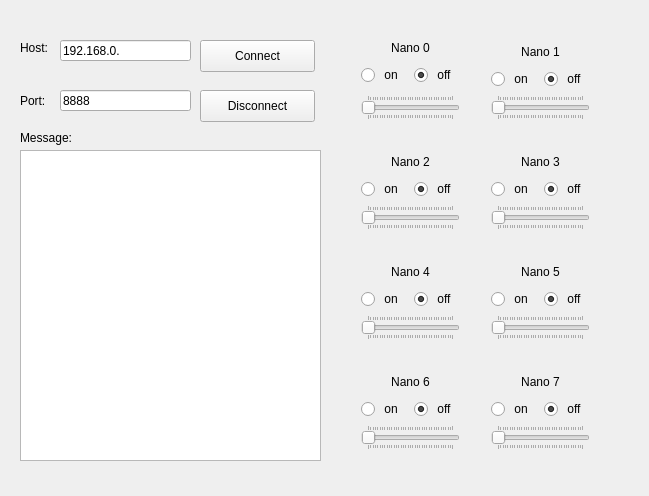
<?xml version="1.0" encoding="UTF-8"?>
<ui version="4.0">
 <class>Widget</class>
 <widget class="QWidget" name="Widget">
  <property name="geometry">
   <rect>
    <x>0</x>
    <y>0</y>
    <width>649</width>
    <height>496</height>
   </rect>
  </property>
  <property name="windowTitle">
   <string>Widget</string>
  </property>
  <property name="layoutDirection">
   <enum>Qt::LeftToRight</enum>
  </property>
  <widget class="QLabel" name="hostLabel">
   <property name="geometry">
    <rect>
     <x>20</x>
     <y>40</y>
     <width>59</width>
     <height>16</height>
    </rect>
   </property>
   <property name="text">
    <string>Host:</string>
   </property>
  </widget>
  <widget class="QPushButton" name="ConnectButton">
   <property name="geometry">
    <rect>
     <x>200</x>
     <y>40</y>
     <width>115</width>
     <height>32</height>
    </rect>
   </property>
   <property name="text">
    <string>Connect</string>
   </property>
  </widget>
  <widget class="QLineEdit" name="hostLineEdit">
   <property name="geometry">
    <rect>
     <x>60</x>
     <y>40</y>
     <width>131</width>
     <height>21</height>
    </rect>
   </property>
   <property name="text">
    <string>192.168.0.</string>
   </property>
  </widget>
  <widget class="QLineEdit" name="portLineEdit">
   <property name="geometry">
    <rect>
     <x>60</x>
     <y>90</y>
     <width>131</width>
     <height>21</height>
    </rect>
   </property>
   <property name="text">
    <string>8888</string>
   </property>
  </widget>
  <widget class="QLabel" name="portlabel">
   <property name="geometry">
    <rect>
     <x>20</x>
     <y>90</y>
     <width>59</width>
     <height>21</height>
    </rect>
   </property>
   <property name="text">
    <string>Port:</string>
   </property>
  </widget>
  <widget class="QLabel" name="messageLabel">
   <property name="geometry">
    <rect>
     <x>20</x>
     <y>130</y>
     <width>141</width>
     <height>16</height>
    </rect>
   </property>
   <property name="text">
    <string>Message:</string>
   </property>
  </widget>
  <widget class="QPushButton" name="DisconnectButton">
   <property name="geometry">
    <rect>
     <x>200</x>
     <y>90</y>
     <width>115</width>
     <height>32</height>
    </rect>
   </property>
   <property name="text">
    <string>Disconnect</string>
   </property>
  </widget>
  <widget class="QTextEdit" name="TextEdit">
   <property name="geometry">
    <rect>
     <x>20</x>
     <y>150</y>
     <width>301</width>
     <height>311</height>
    </rect>
   </property>
  </widget>
  <widget class="QWidget" name="gridWidget1" native="true">
   <property name="geometry">
    <rect>
     <x>480</x>
     <y>30</y>
     <width>121</width>
     <height>101</height>
    </rect>
   </property>
   <layout class="QGridLayout" name="gridLayout">
    <item row="2" column="0">
     <widget class="QSlider" name="horizontalSlider1">
      <property name="enabled">
       <bool>true</bool>
      </property>
      <property name="minimum">
       <number>0</number>
      </property>
      <property name="maximum">
       <number>359</number>
      </property>
      <property name="value">
       <number>0</number>
      </property>
      <property name="orientation">
       <enum>Qt::Horizontal</enum>
      </property>
      <property name="tickPosition">
       <enum>QSlider::TicksBothSides</enum>
      </property>
     </widget>
    </item>
    <item row="0" column="0">
     <widget class="QLabel" name="nano1label">
      <property name="text">
       <string>Nano 1</string>
      </property>
      <property name="alignment">
       <set>Qt::AlignCenter</set>
      </property>
     </widget>
    </item>
    <item row="1" column="0">
     <layout class="QHBoxLayout" name="horizontalLayout_9">
      <item>
       <widget class="QRadioButton" name="nano1ButtonOn">
        <property name="enabled">
         <bool>true</bool>
        </property>
        <property name="autoFillBackground">
         <bool>false</bool>
        </property>
        <property name="text">
         <string> on</string>
        </property>
        <attribute name="buttonGroup">
         <string notr="true">buttonGroup1</string>
        </attribute>
       </widget>
      </item>
      <item>
       <widget class="QRadioButton" name="nano1ButtonOff">
        <property name="enabled">
         <bool>true</bool>
        </property>
        <property name="autoFillBackground">
         <bool>false</bool>
        </property>
        <property name="text">
         <string> off</string>
        </property>
        <property name="checked">
         <bool>true</bool>
        </property>
        <attribute name="buttonGroup">
         <string notr="true">buttonGroup1</string>
        </attribute>
       </widget>
      </item>
     </layout>
    </item>
   </layout>
  </widget>
  <widget class="QWidget" name="gridWidget0" native="true">
   <property name="geometry">
    <rect>
     <x>350</x>
     <y>30</y>
     <width>121</width>
     <height>101</height>
    </rect>
   </property>
   <layout class="QGridLayout" name="gridLayout_2">
    <item row="3" column="0">
     <widget class="QSlider" name="horizontalSlider0">
      <property name="minimum">
       <number>0</number>
      </property>
      <property name="maximum">
       <number>359</number>
      </property>
      <property name="value">
       <number>0</number>
      </property>
      <property name="sliderPosition">
       <number>0</number>
      </property>
      <property name="orientation">
       <enum>Qt::Horizontal</enum>
      </property>
      <property name="tickPosition">
       <enum>QSlider::TicksBothSides</enum>
      </property>
     </widget>
    </item>
    <item row="0" column="0">
     <widget class="QLabel" name="nano0label">
      <property name="text">
       <string>Nano 0</string>
      </property>
      <property name="alignment">
       <set>Qt::AlignCenter</set>
      </property>
     </widget>
    </item>
    <item row="1" column="0" rowspan="2">
     <layout class="QHBoxLayout" name="horizontalLayout_3">
      <item>
       <widget class="QRadioButton" name="nano0ButtonOn">
        <property name="enabled">
         <bool>true</bool>
        </property>
        <property name="autoFillBackground">
         <bool>false</bool>
        </property>
        <property name="text">
         <string> on</string>
        </property>
        <property name="checked">
         <bool>false</bool>
        </property>
        <attribute name="buttonGroup">
         <string notr="true">buttonGroup0</string>
        </attribute>
       </widget>
      </item>
      <item>
       <widget class="QRadioButton" name="nano0ButtonOff">
        <property name="enabled">
         <bool>true</bool>
        </property>
        <property name="autoFillBackground">
         <bool>false</bool>
        </property>
        <property name="text">
         <string> off</string>
        </property>
        <property name="checked">
         <bool>true</bool>
        </property>
        <attribute name="buttonGroup">
         <string notr="true">buttonGroup0</string>
        </attribute>
       </widget>
      </item>
     </layout>
    </item>
   </layout>
  </widget>
  <widget class="QWidget" name="gridWidget2" native="true">
   <property name="geometry">
    <rect>
     <x>350</x>
     <y>140</y>
     <width>121</width>
     <height>101</height>
    </rect>
   </property>
   <layout class="QGridLayout" name="gridLayout_3">
    <item row="1" column="0">
     <widget class="QLabel" name="nano2label">
      <property name="text">
       <string>Nano 2</string>
      </property>
      <property name="alignment">
       <set>Qt::AlignCenter</set>
      </property>
     </widget>
    </item>
    <item row="3" column="0">
     <widget class="QSlider" name="horizontalSlider2">
      <property name="minimum">
       <number>0</number>
      </property>
      <property name="maximum">
       <number>359</number>
      </property>
      <property name="value">
       <number>0</number>
      </property>
      <property name="orientation">
       <enum>Qt::Horizontal</enum>
      </property>
      <property name="tickPosition">
       <enum>QSlider::TicksBothSides</enum>
      </property>
     </widget>
    </item>
    <item row="2" column="0">
     <layout class="QHBoxLayout" name="horizontalLayout_2">
      <item>
       <widget class="QRadioButton" name="nano2ButtonOn">
        <property name="enabled">
         <bool>true</bool>
        </property>
        <property name="autoFillBackground">
         <bool>false</bool>
        </property>
        <property name="text">
         <string> on</string>
        </property>
        <attribute name="buttonGroup">
         <string notr="true">buttonGroup2</string>
        </attribute>
       </widget>
      </item>
      <item>
       <widget class="QRadioButton" name="nano2ButtonOff">
        <property name="enabled">
         <bool>true</bool>
        </property>
        <property name="autoFillBackground">
         <bool>false</bool>
        </property>
        <property name="text">
         <string> off</string>
        </property>
        <property name="checked">
         <bool>true</bool>
        </property>
        <attribute name="buttonGroup">
         <string notr="true">buttonGroup2</string>
        </attribute>
       </widget>
      </item>
     </layout>
    </item>
   </layout>
  </widget>
  <widget class="QWidget" name="gridWidget3" native="true">
   <property name="geometry">
    <rect>
     <x>480</x>
     <y>140</y>
     <width>121</width>
     <height>101</height>
    </rect>
   </property>
   <layout class="QGridLayout" name="gridLayout_4">
    <item row="2" column="0">
     <widget class="QSlider" name="horizontalSlider3">
      <property name="minimum">
       <number>0</number>
      </property>
      <property name="maximum">
       <number>359</number>
      </property>
      <property name="value">
       <number>0</number>
      </property>
      <property name="orientation">
       <enum>Qt::Horizontal</enum>
      </property>
      <property name="tickPosition">
       <enum>QSlider::TicksBothSides</enum>
      </property>
     </widget>
    </item>
    <item row="0" column="0">
     <widget class="QLabel" name="nano3label">
      <property name="text">
       <string>Nano 3</string>
      </property>
      <property name="alignment">
       <set>Qt::AlignCenter</set>
      </property>
     </widget>
    </item>
    <item row="1" column="0">
     <layout class="QHBoxLayout" name="horizontalLayout">
      <item>
       <widget class="QRadioButton" name="nano3ButtonOn">
        <property name="enabled">
         <bool>true</bool>
        </property>
        <property name="autoFillBackground">
         <bool>false</bool>
        </property>
        <property name="text">
         <string> on</string>
        </property>
        <attribute name="buttonGroup">
         <string notr="true">buttonGroup3</string>
        </attribute>
       </widget>
      </item>
      <item>
       <widget class="QRadioButton" name="nano3ButtonOff">
        <property name="enabled">
         <bool>true</bool>
        </property>
        <property name="autoFillBackground">
         <bool>false</bool>
        </property>
        <property name="text">
         <string> off</string>
        </property>
        <property name="checked">
         <bool>true</bool>
        </property>
        <attribute name="buttonGroup">
         <string notr="true">buttonGroup3</string>
        </attribute>
       </widget>
      </item>
     </layout>
    </item>
   </layout>
  </widget>
  <widget class="QWidget" name="gridWidget4" native="true">
   <property name="geometry">
    <rect>
     <x>350</x>
     <y>250</y>
     <width>121</width>
     <height>101</height>
    </rect>
   </property>
   <layout class="QGridLayout" name="gridLayout_5">
    <item row="0" column="0">
     <widget class="QLabel" name="nano4label">
      <property name="text">
       <string>Nano 4</string>
      </property>
      <property name="alignment">
       <set>Qt::AlignCenter</set>
      </property>
     </widget>
    </item>
    <item row="2" column="0">
     <widget class="QSlider" name="horizontalSlider4">
      <property name="minimum">
       <number>0</number>
      </property>
      <property name="maximum">
       <number>359</number>
      </property>
      <property name="value">
       <number>0</number>
      </property>
      <property name="orientation">
       <enum>Qt::Horizontal</enum>
      </property>
      <property name="tickPosition">
       <enum>QSlider::TicksBothSides</enum>
      </property>
     </widget>
    </item>
    <item row="1" column="0">
     <layout class="QHBoxLayout" name="horizontalLayout_4">
      <item>
       <widget class="QRadioButton" name="nano4ButtonOn">
        <property name="enabled">
         <bool>true</bool>
        </property>
        <property name="autoFillBackground">
         <bool>false</bool>
        </property>
        <property name="text">
         <string> on</string>
        </property>
        <attribute name="buttonGroup">
         <string notr="true">buttonGroup4</string>
        </attribute>
       </widget>
      </item>
      <item>
       <widget class="QRadioButton" name="nano4ButtonOff">
        <property name="enabled">
         <bool>true</bool>
        </property>
        <property name="autoFillBackground">
         <bool>false</bool>
        </property>
        <property name="text">
         <string> off</string>
        </property>
        <property name="checked">
         <bool>true</bool>
        </property>
        <attribute name="buttonGroup">
         <string notr="true">buttonGroup4</string>
        </attribute>
       </widget>
      </item>
     </layout>
    </item>
   </layout>
  </widget>
  <widget class="QWidget" name="gridWidget5" native="true">
   <property name="geometry">
    <rect>
     <x>480</x>
     <y>250</y>
     <width>121</width>
     <height>101</height>
    </rect>
   </property>
   <layout class="QGridLayout" name="gridLayout_6">
    <item row="0" column="0">
     <widget class="QLabel" name="nano5label">
      <property name="text">
       <string>Nano 5</string>
      </property>
      <property name="alignment">
       <set>Qt::AlignCenter</set>
      </property>
     </widget>
    </item>
    <item row="2" column="0">
     <widget class="QSlider" name="horizontalSlider5">
      <property name="minimum">
       <number>0</number>
      </property>
      <property name="maximum">
       <number>359</number>
      </property>
      <property name="value">
       <number>0</number>
      </property>
      <property name="orientation">
       <enum>Qt::Horizontal</enum>
      </property>
      <property name="tickPosition">
       <enum>QSlider::TicksBothSides</enum>
      </property>
     </widget>
    </item>
    <item row="1" column="0">
     <layout class="QHBoxLayout" name="horizontalLayout_10">
      <item>
       <widget class="QRadioButton" name="nano5ButtonOn">
        <property name="enabled">
         <bool>true</bool>
        </property>
        <property name="autoFillBackground">
         <bool>false</bool>
        </property>
        <property name="text">
         <string> on</string>
        </property>
        <attribute name="buttonGroup">
         <string notr="true">buttonGroup5</string>
        </attribute>
       </widget>
      </item>
      <item>
       <widget class="QRadioButton" name="nano5ButtonOff">
        <property name="enabled">
         <bool>true</bool>
        </property>
        <property name="autoFillBackground">
         <bool>false</bool>
        </property>
        <property name="text">
         <string> off</string>
        </property>
        <property name="checked">
         <bool>true</bool>
        </property>
        <attribute name="buttonGroup">
         <string notr="true">buttonGroup5</string>
        </attribute>
       </widget>
      </item>
     </layout>
    </item>
   </layout>
  </widget>
  <widget class="QWidget" name="gridWidget6" native="true">
   <property name="geometry">
    <rect>
     <x>350</x>
     <y>360</y>
     <width>121</width>
     <height>101</height>
    </rect>
   </property>
   <layout class="QGridLayout" name="gridLayout_7">
    <item row="0" column="0">
     <widget class="QLabel" name="nano6label">
      <property name="text">
       <string>Nano 6</string>
      </property>
      <property name="alignment">
       <set>Qt::AlignCenter</set>
      </property>
     </widget>
    </item>
    <item row="2" column="0">
     <widget class="QSlider" name="horizontalSlider6">
      <property name="minimum">
       <number>0</number>
      </property>
      <property name="maximum">
       <number>359</number>
      </property>
      <property name="singleStep">
       <number>1</number>
      </property>
      <property name="value">
       <number>0</number>
      </property>
      <property name="orientation">
       <enum>Qt::Horizontal</enum>
      </property>
      <property name="tickPosition">
       <enum>QSlider::TicksBothSides</enum>
      </property>
     </widget>
    </item>
    <item row="1" column="0">
     <layout class="QHBoxLayout" name="horizontalLayout_5">
      <item>
       <widget class="QRadioButton" name="nano6ButtonOn">
        <property name="enabled">
         <bool>true</bool>
        </property>
        <property name="autoFillBackground">
         <bool>false</bool>
        </property>
        <property name="text">
         <string> on</string>
        </property>
        <attribute name="buttonGroup">
         <string notr="true">buttonGroup6</string>
        </attribute>
       </widget>
      </item>
      <item>
       <widget class="QRadioButton" name="nano6ButtonOff">
        <property name="enabled">
         <bool>true</bool>
        </property>
        <property name="autoFillBackground">
         <bool>false</bool>
        </property>
        <property name="text">
         <string> off</string>
        </property>
        <property name="checked">
         <bool>true</bool>
        </property>
        <attribute name="buttonGroup">
         <string notr="true">buttonGroup6</string>
        </attribute>
       </widget>
      </item>
     </layout>
    </item>
   </layout>
  </widget>
  <widget class="QWidget" name="gridWidget7" native="true">
   <property name="geometry">
    <rect>
     <x>480</x>
     <y>360</y>
     <width>121</width>
     <height>101</height>
    </rect>
   </property>
   <layout class="QGridLayout" name="gridLayout_8">
    <item row="0" column="0">
     <widget class="QLabel" name="nano7label">
      <property name="text">
       <string>Nano 7</string>
      </property>
      <property name="alignment">
       <set>Qt::AlignCenter</set>
      </property>
     </widget>
    </item>
    <item row="2" column="0">
     <widget class="QSlider" name="horizontalSlider7">
      <property name="minimum">
       <number>0</number>
      </property>
      <property name="maximum">
       <number>359</number>
      </property>
      <property name="value">
       <number>0</number>
      </property>
      <property name="orientation">
       <enum>Qt::Horizontal</enum>
      </property>
      <property name="tickPosition">
       <enum>QSlider::TicksBothSides</enum>
      </property>
     </widget>
    </item>
    <item row="1" column="0">
     <layout class="QHBoxLayout" name="horizontalLayout_6">
      <item>
       <widget class="QRadioButton" name="nano7ButtonOn">
        <property name="enabled">
         <bool>true</bool>
        </property>
        <property name="autoFillBackground">
         <bool>false</bool>
        </property>
        <property name="text">
         <string> on</string>
        </property>
        <attribute name="buttonGroup">
         <string notr="true">buttonGroup7</string>
        </attribute>
       </widget>
      </item>
      <item>
       <widget class="QRadioButton" name="nano7ButtonOff">
        <property name="enabled">
         <bool>true</bool>
        </property>
        <property name="autoFillBackground">
         <bool>false</bool>
        </property>
        <property name="text">
         <string> off</string>
        </property>
        <property name="checked">
         <bool>true</bool>
        </property>
        <attribute name="buttonGroup">
         <string notr="true">buttonGroup7</string>
        </attribute>
       </widget>
      </item>
     </layout>
    </item>
   </layout>
  </widget>
  <widget class="QWidget" name="horizontalWidget_8" native="true">
   <property name="geometry">
    <rect>
     <x>670</x>
     <y>250</y>
     <width>97</width>
     <height>20</height>
    </rect>
   </property>
   <layout class="QHBoxLayout" name="horizontalLayout_8"/>
  </widget>
 </widget>
 <layoutdefault spacing="6" margin="11"/>
 <resources/>
 <connections/>
 <buttongroups>
  <buttongroup name="buttonGroup2"/>
  <buttongroup name="buttonGroup3"/>
  <buttongroup name="buttonGroup4"/>
  <buttongroup name="buttonGroup5"/>
  <buttongroup name="buttonGroup6"/>
  <buttongroup name="buttonGroup7"/>
  <buttongroup name="buttonGroup0">
   <property name="exclusive">
    <bool>true</bool>
   </property>
  </buttongroup>
  <buttongroup name="buttonGroup1"/>
 </buttongroups>
</ui>
